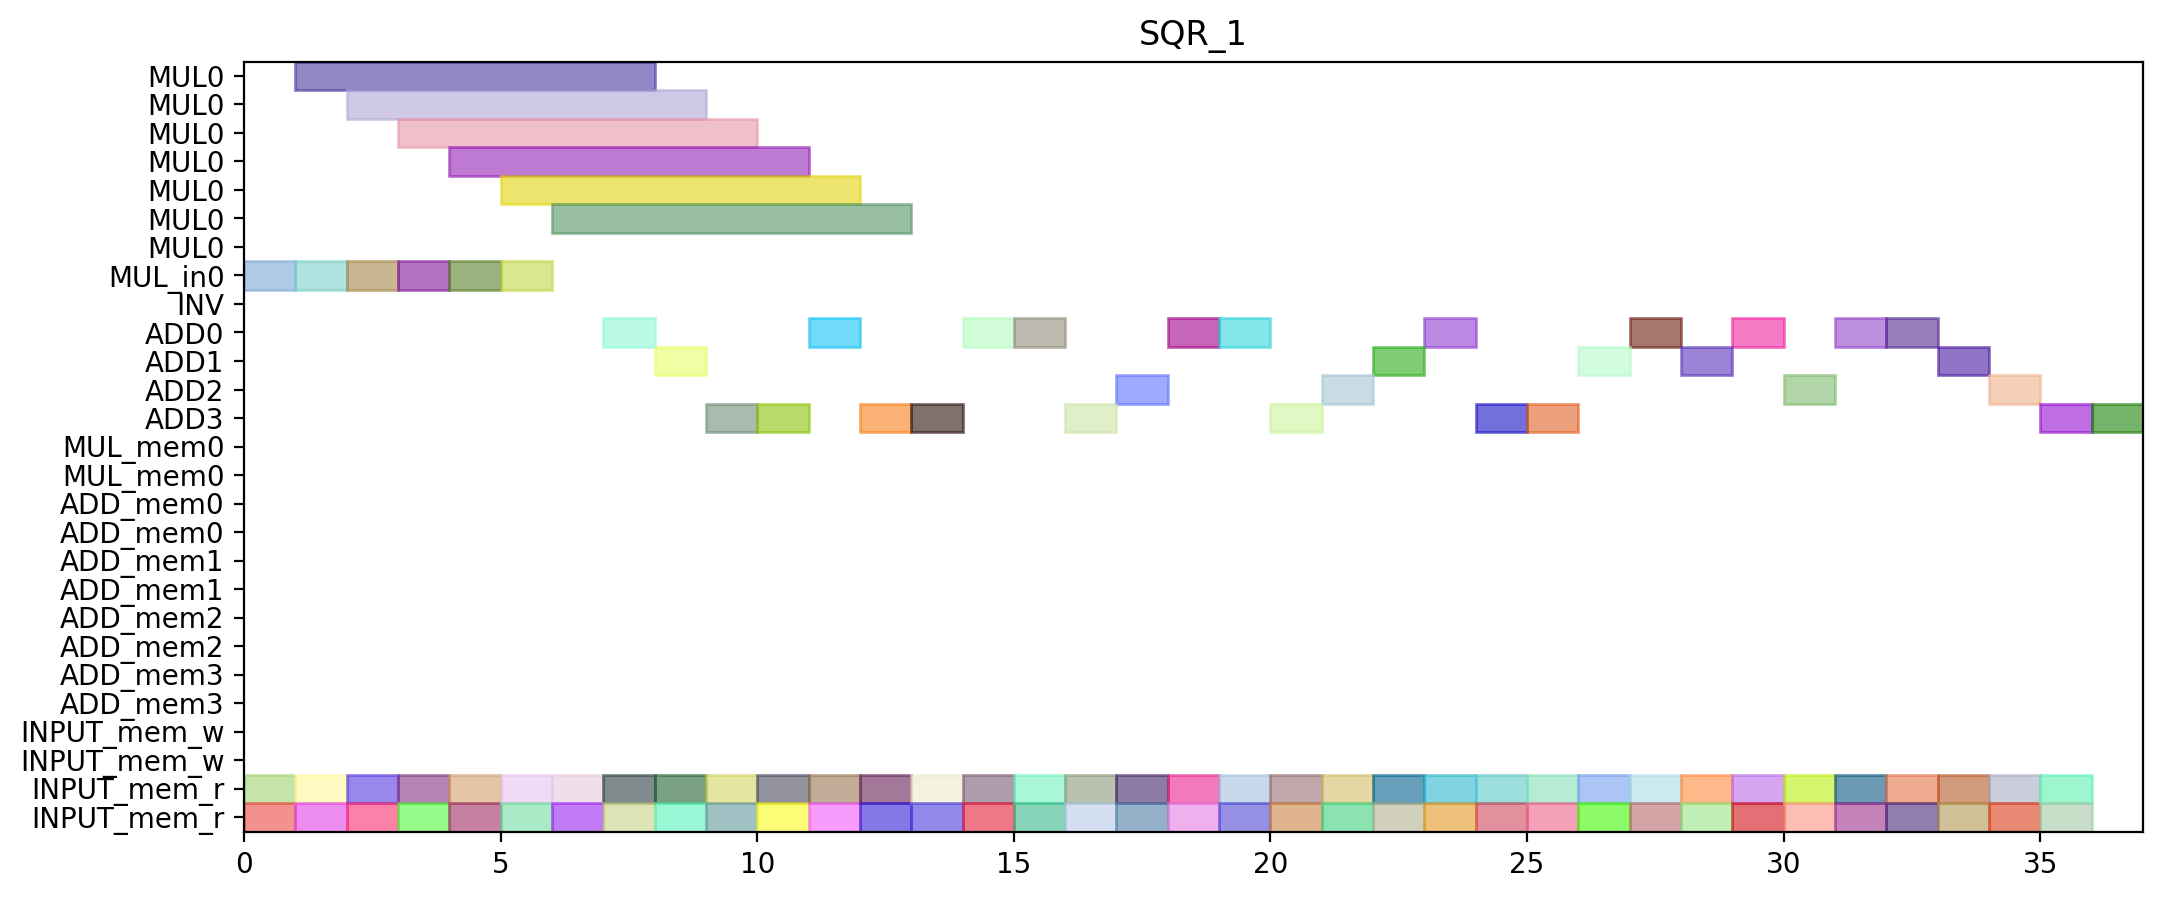

Here is the Python script that generated this plot:
from pyschedule import Scenario, solvers, plotters, alt


def solve():
	horizon = 121
	S = Scenario("SQR_1", horizon=horizon)

	# resource
	MUL = S.Resources('MUL', num=1, size=7)
	MUL_in = S.Resources('MUL_in', num=1)
	INV = S.Resource('INV')
	ADD = S.Resources('ADD', num=4, periods=range(1, horizon))
	MUL_mem = S.Resources('MUL_mem', num=1, size=2)
	ADD_mem = S.Resources('ADD_mem', num=4, size=2)
	INPUT_mem_w = S.Resource('INPUT_mem_w', size=2)
	INPUT_mem_r = S.Resource('INPUT_mem_r', size=2)

	# result of previous scheduling
	c_t2_t3_t1_in = S.Task('c_t2_t3_t1_in', length=1, delay_cost=1)
	S += c_t2_t3_t1_in >= 0
	c_t2_t3_t1_in += MUL_in[0]

	c_t2_t3_t1_mem0 = S.Task('c_t2_t3_t1_mem0', length=1, delay_cost=1)
	S += c_t2_t3_t1_mem0 >= 0
	c_t2_t3_t1_mem0 += INPUT_mem_r

	c_t2_t3_t1_mem1 = S.Task('c_t2_t3_t1_mem1', length=1, delay_cost=1)
	S += c_t2_t3_t1_mem1 >= 0
	c_t2_t3_t1_mem1 += INPUT_mem_r

	c_t2_t3_t0_in = S.Task('c_t2_t3_t0_in', length=1, delay_cost=1)
	S += c_t2_t3_t0_in >= 1
	c_t2_t3_t0_in += MUL_in[0]

	c_t2_t3_t0_mem0 = S.Task('c_t2_t3_t0_mem0', length=1, delay_cost=1)
	S += c_t2_t3_t0_mem0 >= 1
	c_t2_t3_t0_mem0 += INPUT_mem_r

	c_t2_t3_t0_mem1 = S.Task('c_t2_t3_t0_mem1', length=1, delay_cost=1)
	S += c_t2_t3_t0_mem1 >= 1
	c_t2_t3_t0_mem1 += INPUT_mem_r

	c_t2_t3_t1 = S.Task('c_t2_t3_t1', length=7, delay_cost=1)
	S += c_t2_t3_t1 >= 1
	c_t2_t3_t1 += MUL[0]

	c_t1_t3_t1_in = S.Task('c_t1_t3_t1_in', length=1, delay_cost=1)
	S += c_t1_t3_t1_in >= 2
	c_t1_t3_t1_in += MUL_in[0]

	c_t1_t3_t1_mem0 = S.Task('c_t1_t3_t1_mem0', length=1, delay_cost=1)
	S += c_t1_t3_t1_mem0 >= 2
	c_t1_t3_t1_mem0 += INPUT_mem_r

	c_t1_t3_t1_mem1 = S.Task('c_t1_t3_t1_mem1', length=1, delay_cost=1)
	S += c_t1_t3_t1_mem1 >= 2
	c_t1_t3_t1_mem1 += INPUT_mem_r

	c_t2_t3_t0 = S.Task('c_t2_t3_t0', length=7, delay_cost=1)
	S += c_t2_t3_t0 >= 2
	c_t2_t3_t0 += MUL[0]

	c_t1_t3_t0_in = S.Task('c_t1_t3_t0_in', length=1, delay_cost=1)
	S += c_t1_t3_t0_in >= 3
	c_t1_t3_t0_in += MUL_in[0]

	c_t1_t3_t0_mem0 = S.Task('c_t1_t3_t0_mem0', length=1, delay_cost=1)
	S += c_t1_t3_t0_mem0 >= 3
	c_t1_t3_t0_mem0 += INPUT_mem_r

	c_t1_t3_t0_mem1 = S.Task('c_t1_t3_t0_mem1', length=1, delay_cost=1)
	S += c_t1_t3_t0_mem1 >= 3
	c_t1_t3_t0_mem1 += INPUT_mem_r

	c_t1_t3_t1 = S.Task('c_t1_t3_t1', length=7, delay_cost=1)
	S += c_t1_t3_t1 >= 3
	c_t1_t3_t1 += MUL[0]

	c_t0_t3_t1_in = S.Task('c_t0_t3_t1_in', length=1, delay_cost=1)
	S += c_t0_t3_t1_in >= 4
	c_t0_t3_t1_in += MUL_in[0]

	c_t0_t3_t1_mem0 = S.Task('c_t0_t3_t1_mem0', length=1, delay_cost=1)
	S += c_t0_t3_t1_mem0 >= 4
	c_t0_t3_t1_mem0 += INPUT_mem_r

	c_t0_t3_t1_mem1 = S.Task('c_t0_t3_t1_mem1', length=1, delay_cost=1)
	S += c_t0_t3_t1_mem1 >= 4
	c_t0_t3_t1_mem1 += INPUT_mem_r

	c_t1_t3_t0 = S.Task('c_t1_t3_t0', length=7, delay_cost=1)
	S += c_t1_t3_t0 >= 4
	c_t1_t3_t0 += MUL[0]

	c_t0_t3_t0_in = S.Task('c_t0_t3_t0_in', length=1, delay_cost=1)
	S += c_t0_t3_t0_in >= 5
	c_t0_t3_t0_in += MUL_in[0]

	c_t0_t3_t0_mem0 = S.Task('c_t0_t3_t0_mem0', length=1, delay_cost=1)
	S += c_t0_t3_t0_mem0 >= 5
	c_t0_t3_t0_mem0 += INPUT_mem_r

	c_t0_t3_t0_mem1 = S.Task('c_t0_t3_t0_mem1', length=1, delay_cost=1)
	S += c_t0_t3_t0_mem1 >= 5
	c_t0_t3_t0_mem1 += INPUT_mem_r

	c_t0_t3_t1 = S.Task('c_t0_t3_t1', length=7, delay_cost=1)
	S += c_t0_t3_t1 >= 5
	c_t0_t3_t1 += MUL[0]

	c_t0_t3_t0 = S.Task('c_t0_t3_t0', length=7, delay_cost=1)
	S += c_t0_t3_t0 >= 6
	c_t0_t3_t0 += MUL[0]

	c_t1_a1_1_mem0 = S.Task('c_t1_a1_1_mem0', length=1, delay_cost=1)
	S += c_t1_a1_1_mem0 >= 6
	c_t1_a1_1_mem0 += INPUT_mem_r

	c_t1_a1_1_mem1 = S.Task('c_t1_a1_1_mem1', length=1, delay_cost=1)
	S += c_t1_a1_1_mem1 >= 6
	c_t1_a1_1_mem1 += INPUT_mem_r

	c_t1_a1_1 = S.Task('c_t1_a1_1', length=1, delay_cost=1)
	S += c_t1_a1_1 >= 7
	c_t1_a1_1 += ADD[0]

	c_t4001_mem0 = S.Task('c_t4001_mem0', length=1, delay_cost=1)
	S += c_t4001_mem0 >= 7
	c_t4001_mem0 += INPUT_mem_r

	c_t4001_mem1 = S.Task('c_t4001_mem1', length=1, delay_cost=1)
	S += c_t4001_mem1 >= 7
	c_t4001_mem1 += INPUT_mem_r

	c_t4000_mem0 = S.Task('c_t4000_mem0', length=1, delay_cost=1)
	S += c_t4000_mem0 >= 8
	c_t4000_mem0 += INPUT_mem_r

	c_t4000_mem1 = S.Task('c_t4000_mem1', length=1, delay_cost=1)
	S += c_t4000_mem1 >= 8
	c_t4000_mem1 += INPUT_mem_r

	c_t4001 = S.Task('c_t4001', length=1, delay_cost=1)
	S += c_t4001 >= 8
	c_t4001 += ADD[1]

	c_t3011_mem0 = S.Task('c_t3011_mem0', length=1, delay_cost=1)
	S += c_t3011_mem0 >= 9
	c_t3011_mem0 += INPUT_mem_r

	c_t3011_mem1 = S.Task('c_t3011_mem1', length=1, delay_cost=1)
	S += c_t3011_mem1 >= 9
	c_t3011_mem1 += INPUT_mem_r

	c_t4000 = S.Task('c_t4000', length=1, delay_cost=1)
	S += c_t4000 >= 9
	c_t4000 += ADD[3]

	c_t1_t3_t2_mem0 = S.Task('c_t1_t3_t2_mem0', length=1, delay_cost=1)
	S += c_t1_t3_t2_mem0 >= 10
	c_t1_t3_t2_mem0 += INPUT_mem_r

	c_t1_t3_t2_mem1 = S.Task('c_t1_t3_t2_mem1', length=1, delay_cost=1)
	S += c_t1_t3_t2_mem1 >= 10
	c_t1_t3_t2_mem1 += INPUT_mem_r

	c_t3011 = S.Task('c_t3011', length=1, delay_cost=1)
	S += c_t3011 >= 10
	c_t3011 += ADD[3]

	c_t0_t10_mem0 = S.Task('c_t0_t10_mem0', length=1, delay_cost=1)
	S += c_t0_t10_mem0 >= 11
	c_t0_t10_mem0 += INPUT_mem_r

	c_t0_t10_mem1 = S.Task('c_t0_t10_mem1', length=1, delay_cost=1)
	S += c_t0_t10_mem1 >= 11
	c_t0_t10_mem1 += INPUT_mem_r

	c_t1_t3_t2 = S.Task('c_t1_t3_t2', length=1, delay_cost=1)
	S += c_t1_t3_t2 >= 11
	c_t1_t3_t2 += ADD[0]

	c_t0_t10 = S.Task('c_t0_t10', length=1, delay_cost=1)
	S += c_t0_t10 >= 12
	c_t0_t10 += ADD[3]

	c_t1_t10_mem0 = S.Task('c_t1_t10_mem0', length=1, delay_cost=1)
	S += c_t1_t10_mem0 >= 12
	c_t1_t10_mem0 += INPUT_mem_r

	c_t1_t10_mem1 = S.Task('c_t1_t10_mem1', length=1, delay_cost=1)
	S += c_t1_t10_mem1 >= 12
	c_t1_t10_mem1 += INPUT_mem_r

	c_t1_t10 = S.Task('c_t1_t10', length=1, delay_cost=1)
	S += c_t1_t10 >= 13
	c_t1_t10 += ADD[3]

	c_t1_t11_mem0 = S.Task('c_t1_t11_mem0', length=1, delay_cost=1)
	S += c_t1_t11_mem0 >= 13
	c_t1_t11_mem0 += INPUT_mem_r

	c_t1_t11_mem1 = S.Task('c_t1_t11_mem1', length=1, delay_cost=1)
	S += c_t1_t11_mem1 >= 13
	c_t1_t11_mem1 += INPUT_mem_r

	c_t0_t3_t3_mem0 = S.Task('c_t0_t3_t3_mem0', length=1, delay_cost=1)
	S += c_t0_t3_t3_mem0 >= 14
	c_t0_t3_t3_mem0 += INPUT_mem_r

	c_t0_t3_t3_mem1 = S.Task('c_t0_t3_t3_mem1', length=1, delay_cost=1)
	S += c_t0_t3_t3_mem1 >= 14
	c_t0_t3_t3_mem1 += INPUT_mem_r

	c_t1_t11 = S.Task('c_t1_t11', length=1, delay_cost=1)
	S += c_t1_t11 >= 14
	c_t1_t11 += ADD[0]

	c_t0_t3_t3 = S.Task('c_t0_t3_t3', length=1, delay_cost=1)
	S += c_t0_t3_t3 >= 15
	c_t0_t3_t3 += ADD[0]

	c_t3001_mem0 = S.Task('c_t3001_mem0', length=1, delay_cost=1)
	S += c_t3001_mem0 >= 15
	c_t3001_mem0 += INPUT_mem_r

	c_t3001_mem1 = S.Task('c_t3001_mem1', length=1, delay_cost=1)
	S += c_t3001_mem1 >= 15
	c_t3001_mem1 += INPUT_mem_r

	c_t2_t3_t3_mem0 = S.Task('c_t2_t3_t3_mem0', length=1, delay_cost=1)
	S += c_t2_t3_t3_mem0 >= 16
	c_t2_t3_t3_mem0 += INPUT_mem_r

	c_t2_t3_t3_mem1 = S.Task('c_t2_t3_t3_mem1', length=1, delay_cost=1)
	S += c_t2_t3_t3_mem1 >= 16
	c_t2_t3_t3_mem1 += INPUT_mem_r

	c_t3001 = S.Task('c_t3001', length=1, delay_cost=1)
	S += c_t3001 >= 16
	c_t3001 += ADD[3]

	c_t0_t11_mem0 = S.Task('c_t0_t11_mem0', length=1, delay_cost=1)
	S += c_t0_t11_mem0 >= 17
	c_t0_t11_mem0 += INPUT_mem_r

	c_t0_t11_mem1 = S.Task('c_t0_t11_mem1', length=1, delay_cost=1)
	S += c_t0_t11_mem1 >= 17
	c_t0_t11_mem1 += INPUT_mem_r

	c_t2_t3_t3 = S.Task('c_t2_t3_t3', length=1, delay_cost=1)
	S += c_t2_t3_t3 >= 17
	c_t2_t3_t3 += ADD[2]

	c_t0_a1_0_mem0 = S.Task('c_t0_a1_0_mem0', length=1, delay_cost=1)
	S += c_t0_a1_0_mem0 >= 18
	c_t0_a1_0_mem0 += INPUT_mem_r

	c_t0_a1_0_mem1 = S.Task('c_t0_a1_0_mem1', length=1, delay_cost=1)
	S += c_t0_a1_0_mem1 >= 18
	c_t0_a1_0_mem1 += INPUT_mem_r

	c_t0_t11 = S.Task('c_t0_t11', length=1, delay_cost=1)
	S += c_t0_t11 >= 18
	c_t0_t11 += ADD[0]

	c_t0_a1_0 = S.Task('c_t0_a1_0', length=1, delay_cost=1)
	S += c_t0_a1_0 >= 19
	c_t0_a1_0 += ADD[0]

	c_t3000_mem0 = S.Task('c_t3000_mem0', length=1, delay_cost=1)
	S += c_t3000_mem0 >= 19
	c_t3000_mem0 += INPUT_mem_r

	c_t3000_mem1 = S.Task('c_t3000_mem1', length=1, delay_cost=1)
	S += c_t3000_mem1 >= 19
	c_t3000_mem1 += INPUT_mem_r

	c_t0_t3_t2_mem0 = S.Task('c_t0_t3_t2_mem0', length=1, delay_cost=1)
	S += c_t0_t3_t2_mem0 >= 20
	c_t0_t3_t2_mem0 += INPUT_mem_r

	c_t0_t3_t2_mem1 = S.Task('c_t0_t3_t2_mem1', length=1, delay_cost=1)
	S += c_t0_t3_t2_mem1 >= 20
	c_t0_t3_t2_mem1 += INPUT_mem_r

	c_t3000 = S.Task('c_t3000', length=1, delay_cost=1)
	S += c_t3000 >= 20
	c_t3000 += ADD[3]

	c_t0_t3_t2 = S.Task('c_t0_t3_t2', length=1, delay_cost=1)
	S += c_t0_t3_t2 >= 21
	c_t0_t3_t2 += ADD[2]

	c_t3010_mem0 = S.Task('c_t3010_mem0', length=1, delay_cost=1)
	S += c_t3010_mem0 >= 21
	c_t3010_mem0 += INPUT_mem_r

	c_t3010_mem1 = S.Task('c_t3010_mem1', length=1, delay_cost=1)
	S += c_t3010_mem1 >= 21
	c_t3010_mem1 += INPUT_mem_r

	c_t1_a1_0_mem0 = S.Task('c_t1_a1_0_mem0', length=1, delay_cost=1)
	S += c_t1_a1_0_mem0 >= 22
	c_t1_a1_0_mem0 += INPUT_mem_r

	c_t1_a1_0_mem1 = S.Task('c_t1_a1_0_mem1', length=1, delay_cost=1)
	S += c_t1_a1_0_mem1 >= 22
	c_t1_a1_0_mem1 += INPUT_mem_r

	c_t3010 = S.Task('c_t3010', length=1, delay_cost=1)
	S += c_t3010 >= 22
	c_t3010 += ADD[1]

	c_t1_a1_0 = S.Task('c_t1_a1_0', length=1, delay_cost=1)
	S += c_t1_a1_0 >= 23
	c_t1_a1_0 += ADD[0]

	c_t2_t3_t2_mem0 = S.Task('c_t2_t3_t2_mem0', length=1, delay_cost=1)
	S += c_t2_t3_t2_mem0 >= 23
	c_t2_t3_t2_mem0 += INPUT_mem_r

	c_t2_t3_t2_mem1 = S.Task('c_t2_t3_t2_mem1', length=1, delay_cost=1)
	S += c_t2_t3_t2_mem1 >= 23
	c_t2_t3_t2_mem1 += INPUT_mem_r

	c_t2_t11_mem0 = S.Task('c_t2_t11_mem0', length=1, delay_cost=1)
	S += c_t2_t11_mem0 >= 24
	c_t2_t11_mem0 += INPUT_mem_r

	c_t2_t11_mem1 = S.Task('c_t2_t11_mem1', length=1, delay_cost=1)
	S += c_t2_t11_mem1 >= 24
	c_t2_t11_mem1 += INPUT_mem_r

	c_t2_t3_t2 = S.Task('c_t2_t3_t2', length=1, delay_cost=1)
	S += c_t2_t3_t2 >= 24
	c_t2_t3_t2 += ADD[3]

	c_t2_t10_mem0 = S.Task('c_t2_t10_mem0', length=1, delay_cost=1)
	S += c_t2_t10_mem0 >= 25
	c_t2_t10_mem0 += INPUT_mem_r

	c_t2_t10_mem1 = S.Task('c_t2_t10_mem1', length=1, delay_cost=1)
	S += c_t2_t10_mem1 >= 25
	c_t2_t10_mem1 += INPUT_mem_r

	c_t2_t11 = S.Task('c_t2_t11', length=1, delay_cost=1)
	S += c_t2_t11 >= 25
	c_t2_t11 += ADD[3]

	c_t2_a1_1_mem0 = S.Task('c_t2_a1_1_mem0', length=1, delay_cost=1)
	S += c_t2_a1_1_mem0 >= 26
	c_t2_a1_1_mem0 += INPUT_mem_r

	c_t2_a1_1_mem1 = S.Task('c_t2_a1_1_mem1', length=1, delay_cost=1)
	S += c_t2_a1_1_mem1 >= 26
	c_t2_a1_1_mem1 += INPUT_mem_r

	c_t2_t10 = S.Task('c_t2_t10', length=1, delay_cost=1)
	S += c_t2_t10 >= 26
	c_t2_t10 += ADD[1]

	c_t0_a1_1_mem0 = S.Task('c_t0_a1_1_mem0', length=1, delay_cost=1)
	S += c_t0_a1_1_mem0 >= 27
	c_t0_a1_1_mem0 += INPUT_mem_r

	c_t0_a1_1_mem1 = S.Task('c_t0_a1_1_mem1', length=1, delay_cost=1)
	S += c_t0_a1_1_mem1 >= 27
	c_t0_a1_1_mem1 += INPUT_mem_r

	c_t2_a1_1 = S.Task('c_t2_a1_1', length=1, delay_cost=1)
	S += c_t2_a1_1 >= 27
	c_t2_a1_1 += ADD[0]

	c_t0_a1_1 = S.Task('c_t0_a1_1', length=1, delay_cost=1)
	S += c_t0_a1_1 >= 28
	c_t0_a1_1 += ADD[1]

	c_t2_a1_0_mem0 = S.Task('c_t2_a1_0_mem0', length=1, delay_cost=1)
	S += c_t2_a1_0_mem0 >= 28
	c_t2_a1_0_mem0 += INPUT_mem_r

	c_t2_a1_0_mem1 = S.Task('c_t2_a1_0_mem1', length=1, delay_cost=1)
	S += c_t2_a1_0_mem1 >= 28
	c_t2_a1_0_mem1 += INPUT_mem_r

	c_t1_t3_t3_mem0 = S.Task('c_t1_t3_t3_mem0', length=1, delay_cost=1)
	S += c_t1_t3_t3_mem0 >= 29
	c_t1_t3_t3_mem0 += INPUT_mem_r

	c_t1_t3_t3_mem1 = S.Task('c_t1_t3_t3_mem1', length=1, delay_cost=1)
	S += c_t1_t3_t3_mem1 >= 29
	c_t1_t3_t3_mem1 += INPUT_mem_r

	c_t2_a1_0 = S.Task('c_t2_a1_0', length=1, delay_cost=1)
	S += c_t2_a1_0 >= 29
	c_t2_a1_0 += ADD[0]

	c_t1_t3_t3 = S.Task('c_t1_t3_t3', length=1, delay_cost=1)
	S += c_t1_t3_t3 >= 30
	c_t1_t3_t3 += ADD[2]


	# new tasks
	c_t4010 = S.Task('c_t4010', length=1, delay_cost=1)
	c_t4010 += alt(ADD)

	c_t4010_mem0 = S.Task('c_t4010_mem0', length=1, delay_cost=1)
	c_t4010_mem0 += INPUT_mem_r
	S += c_t4010_mem0<=c_t4010

	c_t4010_mem1 = S.Task('c_t4010_mem1', length=1, delay_cost=1)
	c_t4010_mem1 += INPUT_mem_r
	S += c_t4010_mem1<=c_t4010

	c_t4011 = S.Task('c_t4011', length=1, delay_cost=1)
	c_t4011 += alt(ADD)

	c_t4011_mem0 = S.Task('c_t4011_mem0', length=1, delay_cost=1)
	c_t4011_mem0 += INPUT_mem_r
	S += c_t4011_mem0<=c_t4011

	c_t4011_mem1 = S.Task('c_t4011_mem1', length=1, delay_cost=1)
	c_t4011_mem1 += INPUT_mem_r
	S += c_t4011_mem1<=c_t4011

	c_t5000 = S.Task('c_t5000', length=1, delay_cost=1)
	c_t5000 += alt(ADD)

	c_t5000_mem0 = S.Task('c_t5000_mem0', length=1, delay_cost=1)
	c_t5000_mem0 += INPUT_mem_r
	S += c_t5000_mem0<=c_t5000

	c_t5000_mem1 = S.Task('c_t5000_mem1', length=1, delay_cost=1)
	c_t5000_mem1 += INPUT_mem_r
	S += c_t5000_mem1<=c_t5000

	c_t5001 = S.Task('c_t5001', length=1, delay_cost=1)
	c_t5001 += alt(ADD)

	c_t5001_mem0 = S.Task('c_t5001_mem0', length=1, delay_cost=1)
	c_t5001_mem0 += INPUT_mem_r
	S += c_t5001_mem0<=c_t5001

	c_t5001_mem1 = S.Task('c_t5001_mem1', length=1, delay_cost=1)
	c_t5001_mem1 += INPUT_mem_r
	S += c_t5001_mem1<=c_t5001

	c_t5010 = S.Task('c_t5010', length=1, delay_cost=1)
	c_t5010 += alt(ADD)

	c_t5010_mem0 = S.Task('c_t5010_mem0', length=1, delay_cost=1)
	c_t5010_mem0 += INPUT_mem_r
	S += c_t5010_mem0<=c_t5010

	c_t5010_mem1 = S.Task('c_t5010_mem1', length=1, delay_cost=1)
	c_t5010_mem1 += INPUT_mem_r
	S += c_t5010_mem1<=c_t5010

	c_t5011 = S.Task('c_t5011', length=1, delay_cost=1)
	c_t5011 += alt(ADD)

	c_t5011_mem0 = S.Task('c_t5011_mem0', length=1, delay_cost=1)
	c_t5011_mem0 += INPUT_mem_r
	S += c_t5011_mem0<=c_t5011

	c_t5011_mem1 = S.Task('c_t5011_mem1', length=1, delay_cost=1)
	c_t5011_mem1 += INPUT_mem_r
	S += c_t5011_mem1<=c_t5011

	solvers.mip.solve(S,msg=1,kind='CPLEX',ratio_gap=1.01)

	solution = [['hoge']*len(S.solution()[1]) for i in range(len(S.solution()))]
	for i in range(len(S.solution())):
		for j in range(len(S.solution()[i])):
			solution[i][j]=str(S.solution()[i][j])
	print(solution)

	cycles = int(solution[-1][3])

	pic_file_name = "/home/mfukuda/pairing_automation_design/bls12-381/scheduling/SQR_mul1_add4/SQR_1.png"
	if(S.solution() != []):
		plotters.matplotlib.plot(S,img_filename=pic_file_name, vertical_text=True, fig_size=(cycles*0.25+3, 5), show_task_labels=False)

	return solution
